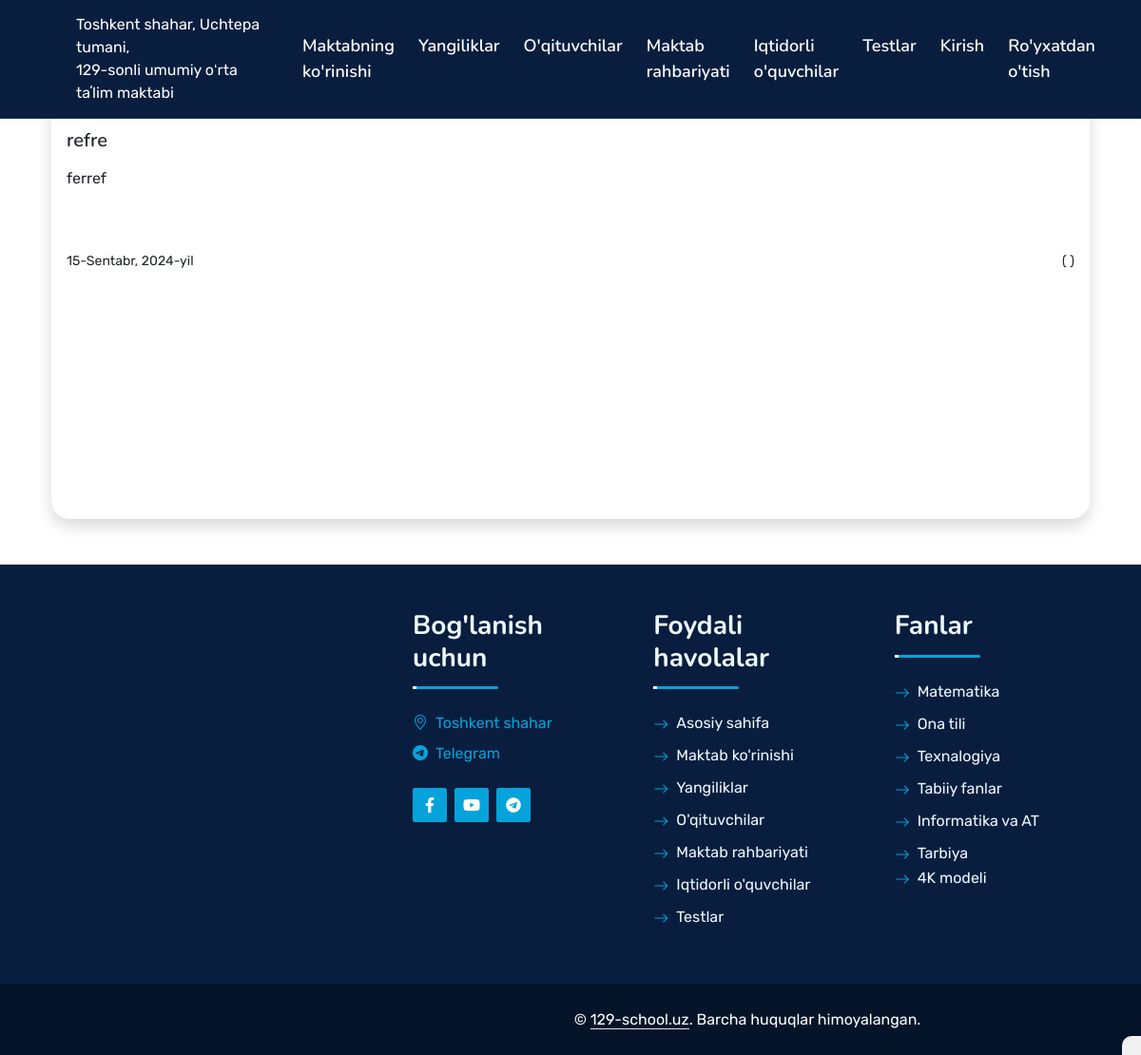
The page /news/article/10/ on the database its author committed.
### news/models.py (models this page shows, shortened)
class News(models.Model):
    title = models.CharField(max_length=100, verbose_name='Yangilik nomi')
    date = models.DateField(auto_now_add=True)
    body = RichTextField(blank=False, null=False, verbose_name="Yangilik haqida to'liq ma'lumot")
    image_news = models.ImageField(null=False, blank=False, upload_to="images/", verbose_name='Yangilik rasmi', help_text='Iltimos yangilikga rasm yuklashni unutmang !')
    class Meta:
        verbose_name = "Yangilik qo'shish"
        verbose_name_plural = "Yangiliklar"

### news/views.py (the view)
# urls.py: path('article/<int:pk>/', DetailNewsView.as_view(), name='news_detail')
class DetailNewsView(DetailView):
    model = News
    template_name = 'article_detail.html'
    def get_context_data(self, *args, **kwargs):
        context = super(DetailNewsView,self).get_context_data(*args, **kwargs)
        return context

### templates/article_detail.html (shortened to what this page needs)
{% extends 'base.html' %}
{% block content %}
<div class="shadow"
  style="position: fixed; bottom: 0; right: 0; padding: 10px; background-color: #f1f1f1; border-top-left-radius: 10px; box-shadow: -1px -1px 3px rgba(0, 0, 0, 0.2); text-align: right;">
</div>
<div class="container mt-5 pt-5 wow fadeInUp" data-wow-delay="0.3s">
  <div class="card mb-3 shadow">
    <div class="card-body">
      <h5 class="card-title">{{ object.title }}</h5>
      <p class="card-text">{{ object.body|safe }}<br><br><small class="float-start">{{ object.date }}</small> <small
          class="float-end">{{ user.username }} ({{ user.first_name.title }} {{ user.last_name.title }})</small></p>
    </div>
  </div>
</div>
{% endblock content %}

### static/css/style.css (style rules this page uses)
:root { --primary: #06A3DA; --secondary: #34AD54; --light: #EEF9FF; --dark: #091E3E; }
h5, h6, .fw-medium { font-weight: 600 !important; }

### rows shown on the page
News: title "refre", body "ferref", date "15-Sentabr, 2024-yil"
